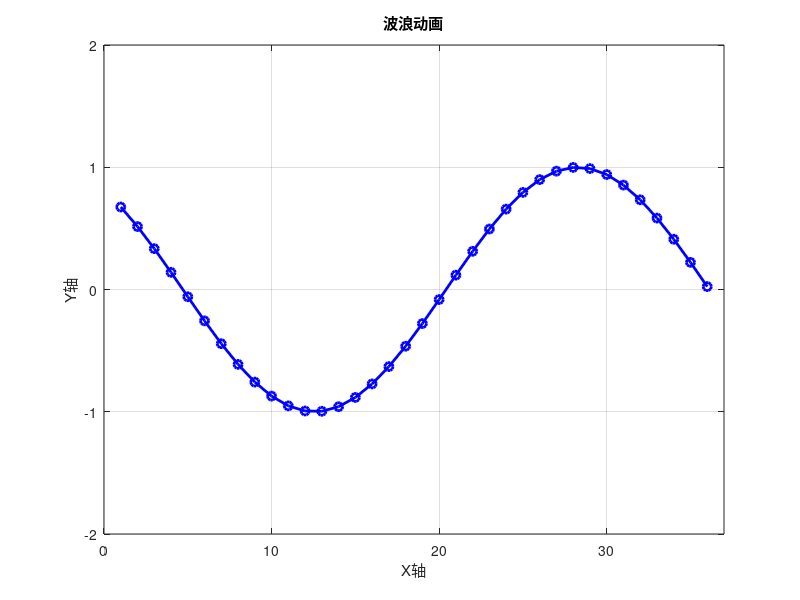

Recreate this plot in MATLAB.
% 创建36个点的直线并实现波浪动画
clear all;
close all;

% 初始化参数
n = 36;              % 点的数量
x = 1:n;            % x坐标 (1到36)
y = zeros(1,n);     % 初始y坐标 (直线)

% 创建图形窗口
figure;
h = plot(x, y, 'b-o', 'LineWidth', 2, 'MarkerSize', 6);
axis([0 n+1 -2 2]); % 设置坐标轴范围
grid on;
title('波浪动画');
xlabel('X轴');
ylabel('Y轴');

% 动画参数
t = 0;              % 时间参数
dt = 0.1;          % 时间步长
amplitude = 1;     % 波浪幅度
frequency = 0.2;   % 波浪频率

% 动画循环
while t<40
    % 计算新的y坐标，使用正弦函数创建波浪效果
    y = amplitude * sin(frequency * x + t);
    
    % 更新图形
    set(h, 'YData', y);
    drawnow;
    
    % 更新时间
    t = t + dt;
    
    % 暂停一小段时间，控制动画速度
    pause(0.05);
end